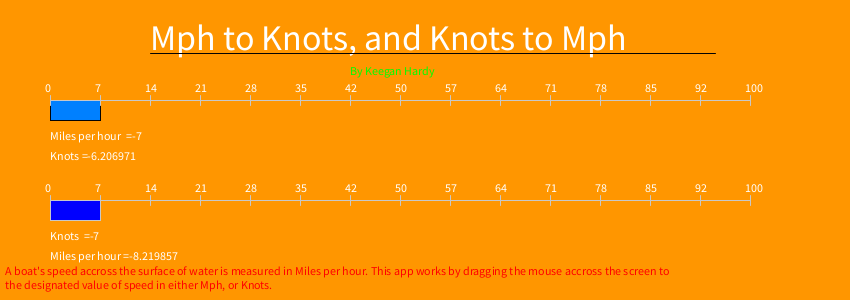
Frame 1 (no input)
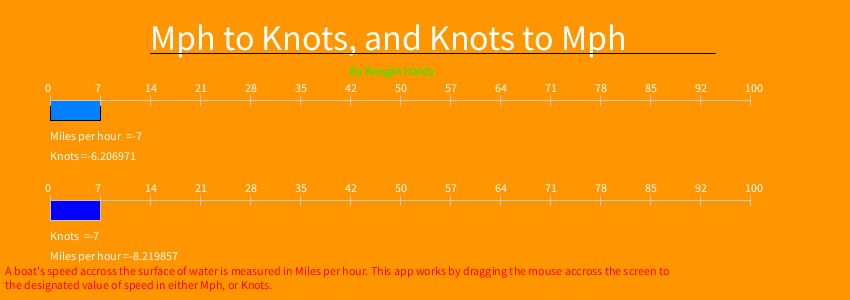
Frame 60 (the mouse pressed at the canvas centre just before this capture)
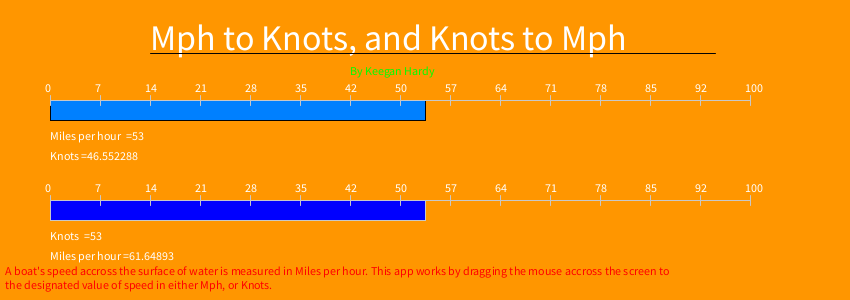
Frame 120 (the mouse held since frame 60 and released just before this capture)

The Processing sketch that drew these frames (run headless with seeded random() and noise(); from frame 60 on, the mouse is pressed at the canvas centre):

// Processing sketch: knotsToMPH
// ── knotsToMPH.pde
void setup() {
  size(850, 300);
}

void draw() {
  changeToKnots(mouseX-100);
  textSize(12);
  fill(0,255,0);
  text("By Keegan Hardy", 350, 75);
  fill(0,128,255);
  if (mouseX < 49) {
    rect(50,100,50,20);
  } else if (mouseX > 701) {
    rect(50,100,700,20);
  } else {
    rect(50,100,mouseX-50,20);
  }
  drawReference(50,100);
  changeToMph(mouseX-100);
  line(50,100,300,100);
  fill(0,0,255);
  if (mouseX < 49) {
    rect(50,200,50,20);
  } else if (mouseX > 701){
    rect(50,200,700,20);
  } else {
    rect(50,200,mouseX-50,20);
  }
  drawReference2(50,200);
  fill(255,0,0);
  text("A boat's speed accross the surface of water is measured in Miles per hour. This app works by dragging the mouse accross the screen to \nthe designated value of speed in either Mph, or Knots.", 5, 275);
}

//I am encountering a logic error where there is a +/- 1 innaccuracy per tick, where the value is slightly off if the user does not place the mouse dead at the exact center of the value they are trying to achieve.

void drawReference(int xpos, int ypos){
  fill(255);
  stroke(200);
  line(xpos, ypos, 750, ypos);
  for(int i = 0; i<=701; i=i+50) {
    line(xpos+i, ypos-5, xpos+i, ypos+5);
    text(i/7, xpos+i-5, ypos-8);
  }
}

float changeToKnots(float val) {
  val = ((val+50)/7) * 0.868976;
  background(255,150,0);
  fill(255);
  text("Miles per hour  =" + (mouseX-50)/7,50, 140);
  text("Knots =" + (val), 50, 160);
  textSize(36);
  text("Mph to Knots, and Knots to Mph", 150,50);
  stroke(3);
  line(150,53,715,53);
  
  return val;
}

void drawReference2(int xpos, int ypos){
  fill(255);
  stroke(200);
  line(xpos, ypos, 750, ypos);
  for(int i = 0; i<=701; i=i+50) {
    line(xpos+i, ypos-5, xpos+i, ypos+5);
    text(i/7, xpos+i-5, ypos-8);
  }
}

float changeToMph(float val) {
  val = ((val+50)/7) * 1.15078;
  fill(255);
  text("Knots  =" + (mouseX-50)/7,50, 240);
  text("Miles per hour =" + (val), 50, 260);
  return val;
}
